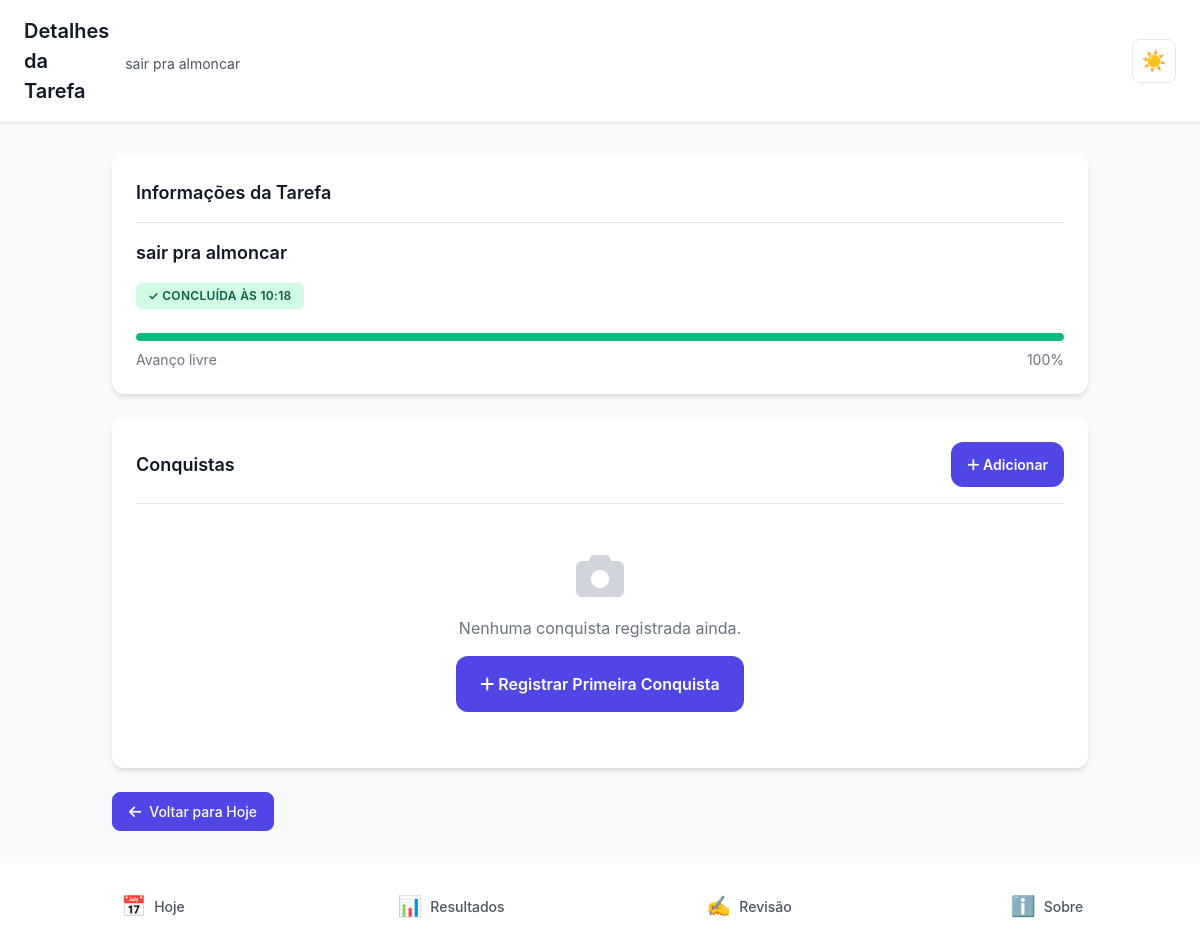
The app's page /tarefa/3/detalhes/ (signed in) with its own data.
### core/models.py (models this page shows, shortened)
class Task(models.Model):
    STATUS_CHOICES = [
        ('pendente', 'Pendente'),
        ('concluida', 'Concluída'),
    ]
    day_plan = models.ForeignKey(
        DayPlan,
        on_delete=models.CASCADE,
        related_name='tasks',
        verbose_name='Plano do Dia'
    )
    titulo = models.CharField(
        max_length=200,
        verbose_name='Título',
        help_text='Título curto e claro da tarefa'
    )
    descricao = models.TextField(
        blank=True,
        null=True,
        verbose_name='Descrição',
        help_text='Descrição opcional da tarefa'
    )
    ordem = models.IntegerField(
        validators=[MinValueValidator(1), MaxValueValidator(3)],
        verbose_name='Ordem',
        help_text='Ordem da tarefa (1, 2 ou 3)'
    )
    status = models.CharField(
        max_length=10,
        choices=STATUS_CHOICES,
        default='pendente',
        verbose_name='Status'
    )
    concluida_em = models.DateTimeField(
        blank=True,
        null=True,
        verbose_name='Concluída em'
    )
    total_steps = models.IntegerField(
        blank=True,
        null=True,
        validators=[MinValueValidator(1)],
        verbose_name='Total de Etapas',
        help_text='Quantidade total de etapas definidas (deixe vazio para modo flexível)'
    )
    completed_steps = models.IntegerField(
        default=0,
        validators=[MinValueValidator(0)],
        verbose_name='Etapas Concluídas',
        help_text='Quantidade de etapas concluídas (para tarefas com total_steps definido)'
    )
    pseudo_steps_done = models.IntegerField(
        default=0,
        validators=[MinValueValidator(0)],
        verbose_name='Passos Avançados',
        help_text='Contador de cliques em "Avançar etapa" (para tarefas sem total_steps)'
    )
    progress_percent = models.IntegerField(
        default=0,
        validators=[MinValueValidator(0), MaxValueValidator(100)],
        verbose_name='Progresso (%)',
        help_text='Progresso atual da tarefa em percentual (0-100)'
    )
    criado_em = models.DateTimeField(
        auto_now_add=True,
        verbose_name='Criado em'
    )
    atualizado_em = models.DateTimeField(
        auto_now=True,
        verbose_name='Atualizado em'
    )
    class Meta:
        verbose_name = 'Tarefa'
        verbose_name_plural = 'Tarefas'
        ordering = ['ordem']
        unique_together = [['day_plan', 'ordem']]

### core/views.py (the view)
# urls.py: path('tarefa/<int:task_id>/detalhes/', views.detalhes_tarefa, name='detalhes_tarefa'),
@login_required
def detalhes_tarefa(request, task_id):
    task = get_object_or_404(Task, id=task_id, day_plan__usuario=request.user)
    moments = task.moments.all()
    context = {
        'task': task,
        'day_plan': task.day_plan,
        'moments': moments,
    }
    return render(request, 'core/detalhes_tarefa.html', context)

### core/context_processors.py (called while the page is built)
def pwa_settings(request):
    return {
        "PWA_SETTINGS": {
            "enabled": getattr(settings, "PWA_ENABLED", False),
            "theme_color": getattr(settings, "PWA_THEME_COLOR", "#0f172a"),
            "background_color": getattr(
                settings, "PWA_BACKGROUND_COLOR", "#0f172a"
            ),
            "start_url": getattr(settings, "PWA_START_URL", "/?source=pwa"),
            "scope": getattr(settings, "PWA_SCOPE", "/"),
            "install_hint": "Compartilhar → Adicionar à Tela de Início",
            "push_public_key": getattr(settings, "PWA_PUSH_PUBLIC_KEY", ""),
        }
    }

### core/templates/core/detalhes_tarefa.html (shortened to what this page needs)
{% extends 'core/base.html' %}
{% load static %}
{% block header_title %}Detalhes da Tarefa{% endblock %}
{% block header_subtitle %}
    <div class="header-subtitle">{{ task.titulo }}</div>
{% endblock %}
{% block content %}
    <div class="card fade-in">
        <div class="card-header">
            <h2 class="card-title">Informações da Tarefa</h2>
        </div>
        <div class="card-body">
            <div style="margin-bottom: 1rem;">
                <h3 style="font-size: 1.125rem; font-weight: 600; color: #111827; margin-bottom: 0.5rem;">
                    {{ task.titulo }}
                </h3>
            </div>
            <div style="display: flex; flex-direction: column; gap: 0.75rem;">
                <div>
                    <span class="badge {% if task.status == 'concluida' %}badge-success{% else %}badge-info{% endif %}">
                        {% if task.status == 'concluida' %}
                            ✓ Concluída
                            {% if task.concluida_em %}
                                às {{ task.concluida_em|date:"H:i" }}
                            {% endif %}
                        {% else %}
                            Pendente
                        {% endif %}
                    </span>
                </div>
                <div>
                    <div class="progress-bar-container" style="margin-bottom: 0.5rem;">
                        <div class="progress-bar {% if task.progress_percent == 100 %}success{% elif task.progress_percent > 0 %}warning{% endif %}"
                             style="width: {{ task.progress_percent }}%"></div>
                    </div>
                    <div style="display: flex; justify-content: space-between; align-items: center; font-size: 0.875rem; color: #6B7280;">
                        <span>
                            {% if task.total_steps and task.total_steps > 0 %}
                                Etapas: {{ task.completed_steps }}/{{ task.total_steps }}
                            {% else %}
                                Avanço livre
                            {% endif %}
                        </span>
                        <span>{{ task.progress_percent }}%</span>
                    </div>
                </div>
            </div>
        </div>
    </div>
    <div class="card fade-in">
        <div class="card-header" style="display: flex; justify-content: space-between; align-items: center;">
            <h2 class="card-title">Conquistas</h2>
            {% if task.status == 'concluida' %}
                <a href="{% url 'core:registrar_conquista' task.id %}" class="btn btn-primary btn-sm">
                    <i class="fas fa-plus"></i>
                    Adicionar
                </a>
            {% endif %}
        </div>
        <div class="card-body" style="padding-top: 0;">
            {% if moments %}
                <div style="display: grid; grid-template-columns: repeat(auto-fill, minmax(150px, 1fr)); gap: 1rem; margin-top: 1rem;">
                    {% for moment in moments %}
                        <div class="moment-card" style="position: relative; cursor: pointer;" onclick="openMomentModal('{{ moment.image.url }}', '{{ moment.caption|default:""|escapejs }}', '{{ moment.created_at|date:"d/m/Y H:i" }}')">
                            <img src="{{ moment.image.url }}"
                                 alt="{% if moment.caption %}{{ moment.caption }}{% else %}Conquista{% endif %}"
                                 style="width: 100%; height: 150px; object-fit: cover; border-radius: 8px; border: 2px solid #E5E7EB;">
                            {% if moment.caption %}
                                <div style="position: absolute; bottom: 0; left: 0; right: 0; background: linear-gradient(to top, rgba(0,0,0,0.7), transparent); padding: 0.5rem; border-radius: 0 0 8px 8px;">
                                    <p style="color: white; font-size: 0.75rem; margin: 0; text-overflow: ellipsis; overflow: hidden; white-space: nowrap;">
                                        {{ moment.caption }}
                                    </p>
                                </div>
                            {% endif %}
                            <div style="position: absolute; top: 0.25rem; right: 0.25rem; background: rgba(0,0,0,0.5); color: white; padding: 0.25rem 0.5rem; border-radius: 4px; font-size: 0.625rem;">
                                <i class="fas fa-camera"></i>
                            </div>
                        </div>
                    {% endfor %}
                </div>
            {% else %}
                <div style="text-align: center; padding: 2rem 0;">
                    <i class="fas fa-camera" style="font-size: 3rem; color: #D1D5DB; margin-bottom: 1rem;"></i>
                    <p style="color: #6B7280; margin-bottom: 1rem;">
                        Nenhuma conquista registrada ainda.
                    </p>
                    {% if task.status == 'concluida' %}
                        <a href="{% url 'core:registrar_conquista' task.id %}" class="btn btn-primary">
                            <i class="fas fa-plus"></i>
                            Registrar Primeira Conquista
                        </a>
                    {% else %}
                        <p style="font-size: 0.875rem; color: #9CA3AF;">
                            Conclua a tarefa para registrar conquistas.
                        </p>
                    {% endif %}
                </div>
            {% endif %}
        </div>
    </div>
    <div style="margin-top: 1.5rem;">
        <a href="{% url 'core:home' %}" class="btn-icon-text btn-icon-text-primary">
            <i class="fas fa-arrow-left"></i>
            <span>Voltar para Hoje</span>
        </a>
    </div>
{% endblock %}

### records on screen
Task: titulo "sair pra almoncar", concluida_em "10:18", progress_percent "100"
